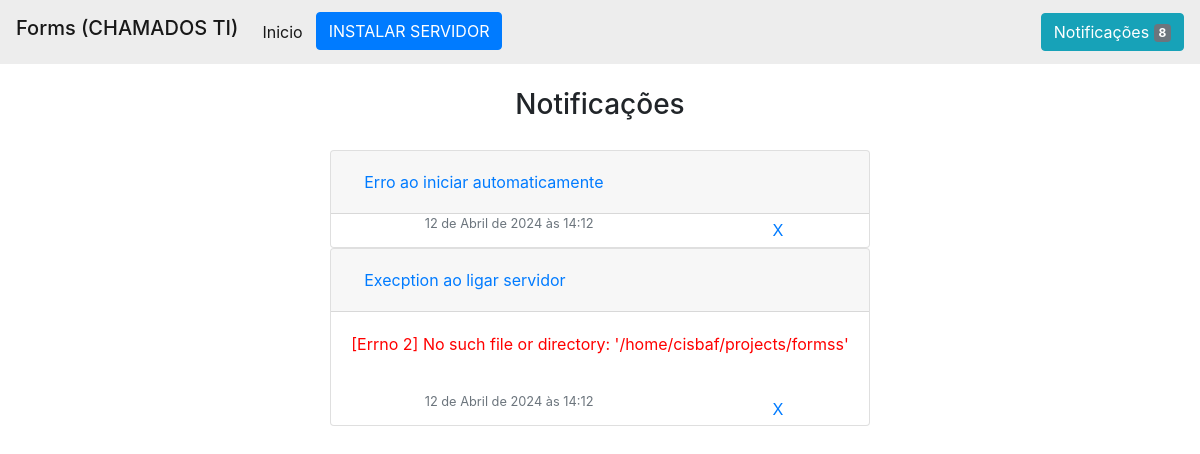
/detail/7 (signed in), run on the app's committed database.
### program/models.py (models this page shows, shortened)
class Program(models.Model):
    name = models.CharField(max_length=200)
    folder = models.CharField(max_length=200, null=True, blank=True)
    port = models.IntegerField()
    commands = models.CharField(max_length=500)
    desc = models.CharField(max_length=200, null=True, blank=True)
    sleep = models.IntegerField(default=1, null=True)
    password = models.BooleanField(default=False, null=True)
    status = models.BooleanField(default=False, null=True)
    active = models.BooleanField(default=False, null=True)
    type = models.CharField(max_length=100, choices=(("server", "Servidor"), ("service", "Serviço"), ('page', 'Pagina Estatica')))
    process: Optional[subprocess.Popen] = None
    pid: int = None
    init: datetime.datetime = None
    list_programs = []

class Notification(models.Model):
    program = models.ForeignKey(Program, on_delete=models.CASCADE)
    desc = models.CharField(max_length=200, null=True, blank=True)
    error = models.CharField(max_length=500, null=True, blank=True)
    date = models.DateTimeField(default=timezone.now, null=True)
    checked = models.BooleanField(default=False, null=True)

### program/views.py (the view)
# urls.py: path('detail/<int:pk>', views.detail, name='detail'),
def detail(request, pk):
    if not request.user.is_authenticated or not request.user.is_staff:
        return HttpResponseForbidden("Você não tem permissão para acessar esta página.")
    program = ListPrograms.get_program_by_id(pk)
    if not program:
        messages.add_message(request, messages.ERROR, 'Servidor não encontrado')
        return redirect('/')
    installed = ProgramController.exist_folder(program)
    notifys = Notification.objects.filter(program=program).order_by('-id')
    sub_programs = program.sub_programs.all()
    context = {
        'program': program,
        'installed': installed,
        'notifys': notifys,
        'sub_programs': sub_programs
    }
    return render(request, 'detail.html', implement_context(context))

### controller/list.py (called while the page is built)
  @classmethod
  def get_program_by_id(cls, program_id: int):
    if not ListPrograms.programs or not ListPrograms.controller:
      raise Exception("Programas não defindo")
    for program in ListPrograms.programs:
        if program.id == program_id:
            return program
    return None

### controller/program.py (called while the page is built)
  @classmethod
  def exist_folder(cls, program: Program) -> bool:
    base_path = Config.objects.first().path_programs
    path = os.path.join(base_path, program.folder)
    return os.path.exists(path)

### program/views.py (called while the page is built)
def implement_context(context: dict):
    context['notifications'] = Notification.objects.filter(checked=False)
    return context

### program/templates/detail.html (shortened to what this page needs)
{% extends 'base.html' %}
{% block bar_title %} {{program.name}} {% endblock %}
{% block header%}
    {% if not installed %}
        <li class="nav-item active">
            <button type="button" class="btn btn-primary" data-toggle="modal" data-target="#exampleModal">INSTALAR SERVIDOR</button>
        </li>
    {% else %}
        {% if not program.status %}
            <li class="nav-item active">
                <a class="nav-link" style="color:red;" href="{% url 'uninstall' program.pk %}">Desinstalar Servidor<span class="sr-only">(current)</span></a>
            </li>
        {% endif %}
    {% endif %}
{% endblock %}
{% block body%}
    <div class="container">
       <div class="d-flex align-items-center flex-column" style="gap:20px;">
        <h3>Notificações</h3>
        {% if notifys %}
          <div style="max-height: 60vh; overflow: auto;">
          {% for notify in notifys %}
            <div id="accordion">
              <div class="card">
                <div class="card-header" id="headingOne">
                  <h5 class="mb-0">
                    <button class="btn btn-link" data-toggle="collapse" data-target="#collapseOne" aria-expanded="true" aria-controls="collapseOne">
                      {{ notify.desc }}
                    </button>
                  </h5>
                </div>
                <div id="collapseOne" class="collapse show" aria-labelledby="headingOne" data-parent="#accordion">
                  {% if notify.error %}
                    <div class="card-body">
                      <p style="color: red;">
                        {{ notify.error }}
                      </p>
                    </div>
                  {% endif %}
                  <div class="d-flex justify-content-around align-items-center">
                    <h6 class="card-subtitle mb-2 text-muted small p-2 ">{{ notify.date }}</h6>
                    <a href="{% url 'remove_notification' notify.pk %}" class="card-link">X</a>
                  </div>
                </div>
              </div>
          {% endfor %}
          </div>
        {% else %}
              <h3 style="color: grey;"> Nenhuma atividade </h3>
        {% endif %}
    </div>
{% endblock %}

### data on the page
Program: name "Forms (CHAMADOS TI)"
Notification: desc "Erro ao iniciar automaticamente", date "12 de Abril de 2024 às 14:12"
Notification: desc "Execption ao ligar servidor", error "[Errno 2] No such file or directory: '/home/cisbaf/projects/formss'", date "12 de Abril de 2024 às 14:12"

### other printed values
{{ notifications|length }} "8"
